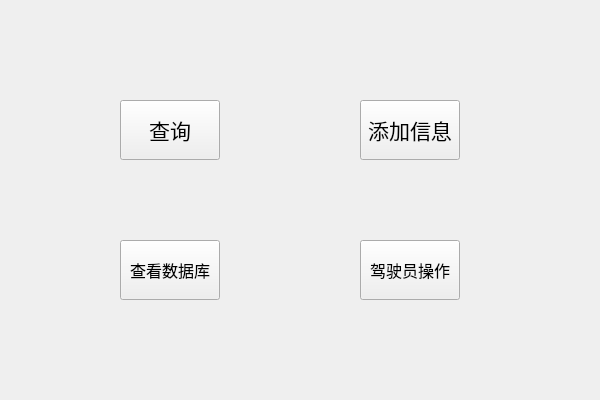
<?xml version="1.0" encoding="UTF-8"?>
<ui version="4.0">
 <class>user</class>
 <widget class="QWidget" name="user">
  <property name="geometry">
   <rect>
    <x>0</x>
    <y>0</y>
    <width>600</width>
    <height>400</height>
   </rect>
  </property>
  <property name="windowTitle">
   <string>Form</string>
  </property>
  <widget class="QPushButton" name="pushButton">
   <property name="geometry">
    <rect>
     <x>120</x>
     <y>100</y>
     <width>100</width>
     <height>60</height>
    </rect>
   </property>
   <property name="font">
    <font>
     <pointsize>16</pointsize>
    </font>
   </property>
   <property name="text">
    <string>查询</string>
   </property>
  </widget>
  <widget class="QPushButton" name="pushButton_2">
   <property name="geometry">
    <rect>
     <x>360</x>
     <y>100</y>
     <width>100</width>
     <height>60</height>
    </rect>
   </property>
   <property name="font">
    <font>
     <pointsize>16</pointsize>
    </font>
   </property>
   <property name="text">
    <string>添加信息</string>
   </property>
  </widget>
  <widget class="QPushButton" name="pushButton_3">
   <property name="geometry">
    <rect>
     <x>120</x>
     <y>240</y>
     <width>100</width>
     <height>60</height>
    </rect>
   </property>
   <property name="font">
    <font>
     <pointsize>12</pointsize>
    </font>
   </property>
   <property name="text">
    <string>查看数据库</string>
   </property>
  </widget>
  <widget class="QPushButton" name="pushButton_4">
   <property name="geometry">
    <rect>
     <x>360</x>
     <y>240</y>
     <width>100</width>
     <height>60</height>
    </rect>
   </property>
   <property name="font">
    <font>
     <pointsize>12</pointsize>
    </font>
   </property>
   <property name="text">
    <string>驾驶员操作</string>
   </property>
  </widget>
 </widget>
 <resources/>
 <connections/>
</ui>
